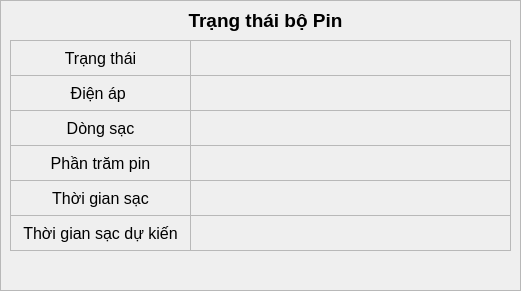
    <widget class="QFrame" name="frame_4">
     <property name="geometry">
      <rect>
       <x>370</x>
       <y>1</y>
       <width>521</width>
       <height>291</height>
      </rect>
     </property>
     <property name="frameShape">
      <enum>QFrame::StyledPanel</enum>
     </property>
     <property name="frameShadow">
      <enum>QFrame::Raised</enum>
     </property>
     <widget class="QLabel" name="lb_battery">
      <property name="geometry">
       <rect>
        <x>160</x>
        <y>5</y>
        <width>211</width>
        <height>31</height>
       </rect>
      </property>
      <property name="font">
       <font>
        <pointsize>14</pointsize>
        <weight>75</weight>
        <bold>true</bold>
       </font>
      </property>
      <property name="autoFillBackground">
       <bool>false</bool>
      </property>
      <property name="frameShape">
       <enum>QFrame::NoFrame</enum>
      </property>
      <property name="lineWidth">
       <number>1</number>
      </property>
      <property name="midLineWidth">
       <number>0</number>
      </property>
      <property name="text">
       <string>Trạng thái bộ Pin</string>
      </property>
      <property name="scaledContents">
       <bool>false</bool>
      </property>
      <property name="alignment">
       <set>Qt::AlignCenter</set>
      </property>
      <property name="wordWrap">
       <bool>false</bool>
      </property>
      <property name="openExternalLinks">
       <bool>false</bool>
      </property>
     </widget>
     <widget class="QLabel" name="lb_pinPercent">
      <property name="geometry">
       <rect>
        <x>10</x>
        <y>145</y>
        <width>181</width>
        <height>36</height>
       </rect>
      </property>
      <property name="font">
       <font>
        <pointsize>12</pointsize>
        <weight>50</weight>
        <bold>false</bold>
       </font>
      </property>
      <property name="autoFillBackground">
       <bool>false</bool>
      </property>
      <property name="styleSheet">
       <string notr="true"/>
      </property>
      <property name="frameShape">
       <enum>QFrame::StyledPanel</enum>
      </property>
      <property name="lineWidth">
       <number>1</number>
      </property>
      <property name="midLineWidth">
       <number>0</number>
      </property>
      <property name="text">
       <string>Phần trăm pin</string>
      </property>
      <property name="scaledContents">
       <bool>false</bool>
      </property>
      <property name="alignment">
       <set>Qt::AlignCenter</set>
      </property>
      <property name="wordWrap">
       <bool>false</bool>
      </property>
      <property name="openExternalLinks">
       <bool>false</bool>
      </property>
     </widget>
     <widget class="QLabel" name="lbv_pinTimeChargePropose">
      <property name="geometry">
       <rect>
        <x>190</x>
        <y>215</y>
        <width>321</width>
        <height>36</height>
       </rect>
      </property>
      <property name="font">
       <font>
        <pointsize>12</pointsize>
        <weight>50</weight>
        <bold>false</bold>
       </font>
      </property>
      <property name="autoFillBackground">
       <bool>false</bool>
      </property>
      <property name="styleSheet">
       <string notr="true"/>
      </property>
      <property name="frameShape">
       <enum>QFrame::StyledPanel</enum>
      </property>
      <property name="lineWidth">
       <number>1</number>
      </property>
      <property name="midLineWidth">
       <number>0</number>
      </property>
      <property name="text">
       <string/>
      </property>
      <property name="scaledContents">
       <bool>false</bool>
      </property>
      <property name="alignment">
       <set>Qt::AlignCenter</set>
      </property>
      <property name="wordWrap">
       <bool>false</bool>
      </property>
      <property name="openExternalLinks">
       <bool>false</bool>
      </property>
     </widget>
     <widget class="QLabel" name="lbv_pinTimeCharge">
      <property name="geometry">
       <rect>
        <x>190</x>
        <y>180</y>
        <width>321</width>
        <height>36</height>
       </rect>
      </property>
      <property name="font">
       <font>
        <pointsize>12</pointsize>
        <weight>50</weight>
        <bold>false</bold>
       </font>
      </property>
      <property name="autoFillBackground">
       <bool>false</bool>
      </property>
      <property name="frameShape">
       <enum>QFrame::StyledPanel</enum>
      </property>
      <property name="lineWidth">
       <number>1</number>
      </property>
      <property name="midLineWidth">
       <number>0</number>
      </property>
      <property name="text">
       <string/>
      </property>
      <property name="scaledContents">
       <bool>false</bool>
      </property>
      <property name="alignment">
       <set>Qt::AlignCenter</set>
      </property>
      <property name="wordWrap">
       <bool>false</bool>
      </property>
      <property name="openExternalLinks">
       <bool>false</bool>
      </property>
     </widget>
     <widget class="QLabel" name="lb_pinCurr">
      <property name="geometry">
       <rect>
        <x>10</x>
        <y>110</y>
        <width>181</width>
        <height>36</height>
       </rect>
      </property>
      <property name="font">
       <font>
        <pointsize>12</pointsize>
        <weight>50</weight>
        <bold>false</bold>
       </font>
      </property>
      <property name="autoFillBackground">
       <bool>false</bool>
      </property>
      <property name="frameShape">
       <enum>QFrame::StyledPanel</enum>
      </property>
      <property name="lineWidth">
       <number>1</number>
      </property>
      <property name="midLineWidth">
       <number>0</number>
      </property>
      <property name="text">
       <string>Dòng sạc</string>
      </property>
      <property name="scaledContents">
       <bool>false</bool>
      </property>
      <property name="alignment">
       <set>Qt::AlignCenter</set>
      </property>
      <property name="wordWrap">
       <bool>false</bool>
      </property>
      <property name="openExternalLinks">
       <bool>false</bool>
      </property>
     </widget>
     <widget class="QLabel" name="lb_pinStatus">
      <property name="geometry">
       <rect>
        <x>10</x>
        <y>40</y>
        <width>181</width>
        <height>36</height>
       </rect>
      </property>
      <property name="font">
       <font>
        <pointsize>12</pointsize>
        <weight>50</weight>
        <bold>false</bold>
       </font>
      </property>
      <property name="autoFillBackground">
       <bool>false</bool>
      </property>
      <property name="frameShape">
       <enum>QFrame::StyledPanel</enum>
      </property>
      <property name="lineWidth">
       <number>1</number>
      </property>
      <property name="midLineWidth">
       <number>0</number>
      </property>
      <property name="text">
       <string>Trạng thái</string>
      </property>
      <property name="scaledContents">
       <bool>false</bool>
      </property>
      <property name="alignment">
       <set>Qt::AlignCenter</set>
      </property>
      <property name="wordWrap">
       <bool>false</bool>
      </property>
      <property name="openExternalLinks">
       <bool>false</bool>
      </property>
     </widget>
     <widget class="QLabel" name="lbv_pinStatus">
      <property name="geometry">
       <rect>
        <x>190</x>
        <y>40</y>
        <width>321</width>
        <height>36</height>
       </rect>
      </property>
      <property name="font">
       <font>
        <pointsize>12</pointsize>
        <weight>50</weight>
        <bold>false</bold>
       </font>
      </property>
      <property name="autoFillBackground">
       <bool>false</bool>
      </property>
      <property name="frameShape">
       <enum>QFrame::StyledPanel</enum>
      </property>
      <property name="lineWidth">
       <number>1</number>
      </property>
      <property name="midLineWidth">
       <number>0</number>
      </property>
      <property name="text">
       <string/>
      </property>
      <property name="scaledContents">
       <bool>false</bool>
      </property>
      <property name="alignment">
       <set>Qt::AlignCenter</set>
      </property>
      <property name="wordWrap">
       <bool>false</bool>
      </property>
      <property name="openExternalLinks">
       <bool>false</bool>
      </property>
     </widget>
     <widget class="QLabel" name="lb_pinTimeCharge">
      <property name="geometry">
       <rect>
        <x>10</x>
        <y>180</y>
        <width>181</width>
        <height>36</height>
       </rect>
      </property>
      <property name="font">
       <font>
        <pointsize>12</pointsize>
        <weight>50</weight>
        <bold>false</bold>
       </font>
      </property>
      <property name="autoFillBackground">
       <bool>false</bool>
      </property>
      <property name="frameShape">
       <enum>QFrame::StyledPanel</enum>
      </property>
      <property name="lineWidth">
       <number>1</number>
      </property>
      <property name="midLineWidth">
       <number>0</number>
      </property>
      <property name="text">
       <string>Thời gian sạc</string>
      </property>
      <property name="scaledContents">
       <bool>false</bool>
      </property>
      <property name="alignment">
       <set>Qt::AlignCenter</set>
      </property>
      <property name="wordWrap">
       <bool>false</bool>
      </property>
      <property name="openExternalLinks">
       <bool>false</bool>
      </property>
     </widget>
     <widget class="QLabel" name="lb_pinVolt">
      <property name="geometry">
       <rect>
        <x>10</x>
        <y>75</y>
        <width>181</width>
        <height>36</height>
       </rect>
      </property>
      <property name="font">
       <font>
        <pointsize>12</pointsize>
        <weight>50</weight>
        <bold>false</bold>
       </font>
      </property>
      <property name="autoFillBackground">
       <bool>false</bool>
      </property>
      <property name="styleSheet">
       <string notr="true"/>
      </property>
      <property name="frameShape">
       <enum>QFrame::StyledPanel</enum>
      </property>
      <property name="lineWidth">
       <number>1</number>
      </property>
      <property name="midLineWidth">
       <number>0</number>
      </property>
      <property name="text">
       <string>Điện áp </string>
      </property>
      <property name="scaledContents">
       <bool>false</bool>
      </property>
      <property name="alignment">
       <set>Qt::AlignCenter</set>
      </property>
      <property name="wordWrap">
       <bool>false</bool>
      </property>
      <property name="openExternalLinks">
       <bool>false</bool>
      </property>
     </widget>
     <widget class="QLabel" name="lbv_pinPercent">
      <property name="geometry">
       <rect>
        <x>190</x>
        <y>145</y>
        <width>321</width>
        <height>36</height>
       </rect>
      </property>
      <property name="font">
       <font>
        <pointsize>12</pointsize>
        <weight>50</weight>
        <bold>false</bold>
       </font>
      </property>
      <property name="autoFillBackground">
       <bool>false</bool>
      </property>
      <property name="styleSheet">
       <string notr="true"/>
      </property>
      <property name="frameShape">
       <enum>QFrame::StyledPanel</enum>
      </property>
      <property name="lineWidth">
       <number>1</number>
      </property>
      <property name="midLineWidth">
       <number>0</number>
      </property>
      <property name="text">
       <string/>
      </property>
      <property name="scaledContents">
       <bool>false</bool>
      </property>
      <property name="alignment">
       <set>Qt::AlignCenter</set>
      </property>
      <property name="wordWrap">
       <bool>false</bool>
      </property>
      <property name="openExternalLinks">
       <bool>false</bool>
      </property>
     </widget>
     <widget class="QLabel" name="lbv_pinVolt">
      <property name="geometry">
       <rect>
        <x>190</x>
        <y>75</y>
        <width>321</width>
        <height>36</height>
       </rect>
      </property>
      <property name="font">
       <font>
        <pointsize>12</pointsize>
        <weight>50</weight>
        <bold>false</bold>
       </font>
      </property>
      <property name="autoFillBackground">
       <bool>false</bool>
      </property>
      <property name="styleSheet">
       <string notr="true"/>
      </property>
      <property name="frameShape">
       <enum>QFrame::StyledPanel</enum>
      </property>
      <property name="lineWidth">
       <number>1</number>
      </property>
      <property name="midLineWidth">
       <number>0</number>
      </property>
      <property name="text">
       <string/>
      </property>
      <property name="scaledContents">
       <bool>false</bool>
      </property>
      <property name="alignment">
       <set>Qt::AlignCenter</set>
      </property>
      <property name="wordWrap">
       <bool>false</bool>
      </property>
      <property name="openExternalLinks">
       <bool>false</bool>
      </property>
     </widget>
     <widget class="QLabel" name="lb_pinTimeChargePropose">
      <property name="geometry">
       <rect>
        <x>10</x>
        <y>215</y>
        <width>181</width>
        <height>36</height>
       </rect>
      </property>
      <property name="font">
       <font>
        <pointsize>12</pointsize>
        <weight>50</weight>
        <bold>false</bold>
       </font>
      </property>
      <property name="autoFillBackground">
       <bool>false</bool>
      </property>
      <property name="styleSheet">
       <string notr="true"/>
      </property>
      <property name="frameShape">
       <enum>QFrame::StyledPanel</enum>
      </property>
      <property name="lineWidth">
       <number>1</number>
      </property>
      <property name="midLineWidth">
       <number>0</number>
      </property>
      <property name="text">
       <string>Thời gian sạc dự kiến</string>
      </property>
      <property name="scaledContents">
       <bool>false</bool>
      </property>
      <property name="alignment">
       <set>Qt::AlignCenter</set>
      </property>
      <property name="wordWrap">
       <bool>false</bool>
      </property>
      <property name="openExternalLinks">
       <bool>false</bool>
      </property>
     </widget>
     <widget class="QLabel" name="lbv_pinCurr">
      <property name="geometry">
       <rect>
        <x>190</x>
        <y>110</y>
        <width>321</width>
        <height>36</height>
       </rect>
      </property>
      <property name="font">
       <font>
        <pointsize>12</pointsize>
        <weight>50</weight>
        <bold>false</bold>
       </font>
      </property>
      <property name="autoFillBackground">
       <bool>false</bool>
      </property>
      <property name="frameShape">
       <enum>QFrame::StyledPanel</enum>
      </property>
      <property name="lineWidth">
       <number>1</number>
      </property>
      <property name="midLineWidth">
       <number>0</number>
      </property>
      <property name="text">
       <string/>
      </property>
      <property name="scaledContents">
       <bool>false</bool>
      </property>
      <property name="alignment">
       <set>Qt::AlignCenter</set>
      </property>
      <property name="wordWrap">
       <bool>false</bool>
      </property>
      <property name="openExternalLinks">
       <bool>false</bool>
      </property>
     </widget>
    </widget>
